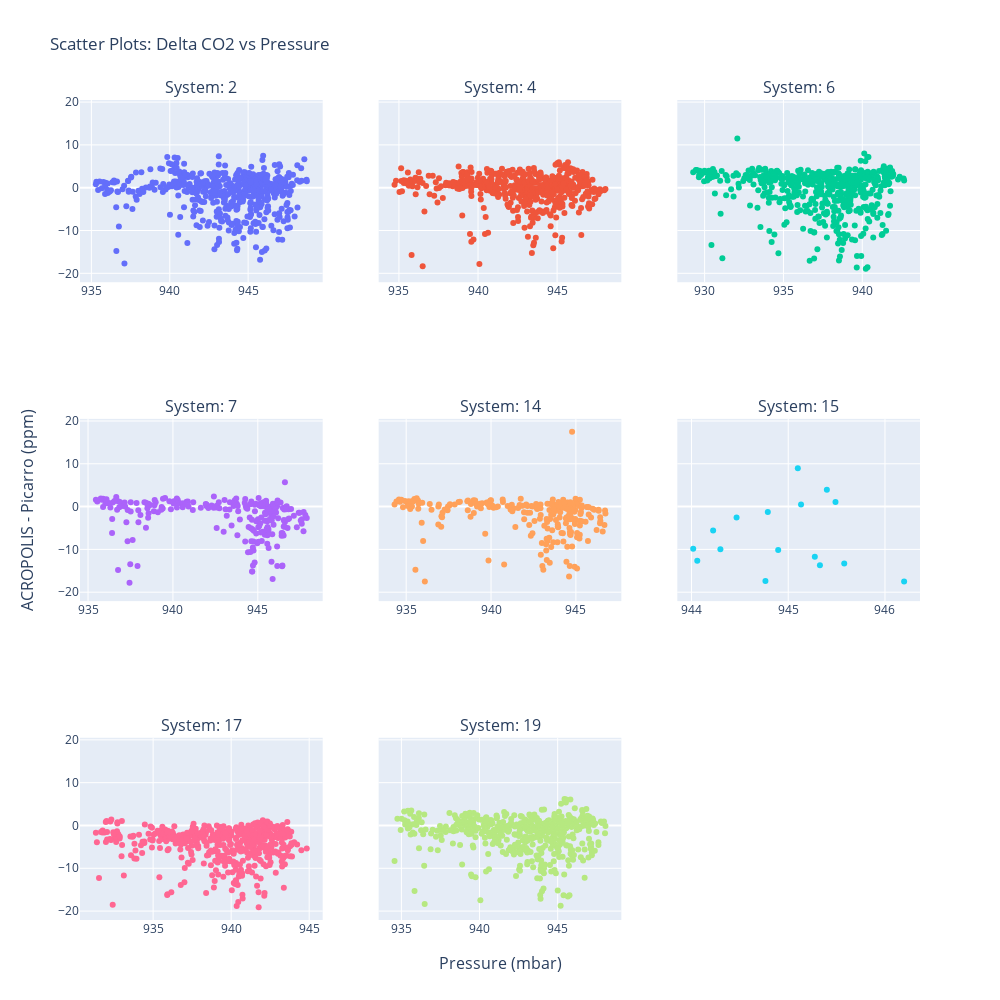

The notebook cell saved with this chart:
### Code cell
# parameters
x_col_name = "bme280_pressure"
max_col = 3
x_title = "Pressure (mbar)"
title_text = "Scatter Plots: Delta CO2 vs Pressure" 

plot_acropolis_scatter(x_col_name=x_col_name,max_col=max_col, x_title=x_title, title_text=title_text)

### Figure 1 — Plotly figure (JSON) as saved in the notebook; plotly's stock layout.template omitted (floating-point values rounded to 4 significant figures; data arrays with more than 128 entries replaced by an {"elided": "..."} marker saying what was removed)
{"data": [{"mode": "markers", "name": "MC-2", "type": "scatter", "x": {"elided": "569 float values"}, "xaxis": "x", "y": {"elided": "569 float values"}, "yaxis": "y"}, {"mode": "markers", "name": "MC-4", "type": "scatter", "x": {"elided": "570 float values"}, "xaxis": "x2", "y": {"elided": "570 float values"}, "yaxis": "y2"}, {"mode": "markers", "name": "MC-6", "type": "scatter", "x": {"elided": "570 float values"}, "xaxis": "x3", "y": {"elided": "570 float values"}, "yaxis": "y3"}, {"mode": "markers", "name": "MC-7", "type": "scatter", "x": {"elided": "242 float values"}, "xaxis": "x4", "y": {"elided": "242 float values"}, "yaxis": "y4"}, {"mode": "markers", "name": "MC-14", "type": "scatter", "x": {"elided": "242 float values"}, "xaxis": "x5", "y": {"elided": "242 float values"}, "yaxis": "y5"}, {"mode": "markers", "name": "MC-15", "type": "scatter", "x": [944.8, 946.2, 945.6, 945.3, 945.3, 944.9, 944.3, 944.1, 944.0, 944.2, 944.5, 944.8, 945.1, 945.5, 945.4, 945.1], "xaxis": "x6", "y": [-17.37, -17.5, -13.3, -13.69, -11.72, -10.13, -9.976, -12.63, -9.827, -5.579, -2.542, -1.28, 0.5158, 1.06, 3.953, 8.962], "yaxis": "y6"}, {"mode": "markers", "name": "MC-17", "type": "scatter", "x": {"elided": "545 float values"}, "xaxis": "x7", "y": {"elided": "545 float values"}, "yaxis": "y7"}, {"mode": "markers", "name": "MC-19", "type": "scatter", "x": {"elided": "570 float values"}, "xaxis": "x8", "y": {"elided": "570 float values"}, "yaxis": "y8"}], "layout": {"annotations": [{"font": {"size": 16}, "showarrow": false, "text": "System: 2", "x": 0.1444, "xanchor": "center", "xref": "paper", "y": 1, "yanchor": "bottom", "yref": "paper"}, {"font": {"size": 16}, "showarrow": false, "text": "System: 4", "x": 0.5, "xanchor": "center", "xref": "paper", "y": 1, "yanchor": "bottom", "yref": "paper"}, {"font": {"size": 16}, "showarrow": false, "text": "System: 6", "x": 0.8556, "xanchor": "center", "xref": "paper", "y": 1, "yanchor": "bottom", "yref": "paper"}, {"font": {"size": 16}, "showarrow": false, "text": "System: 7", "x": 0.1444, "xanchor": "center", "xref": "paper", "y": 0.6111, "yanchor": "bottom", "yref": "paper"}, {"font": {"size": 16}, "showarrow": false, "text": "System: 14", "x": 0.5, "xanchor": "center", "xref": "paper", "y": 0.6111, "yanchor": "bottom", "yref": "paper"}, {"font": {"size": 16}, "showarrow": false, "text": "System: 15", "x": 0.8556, "xanchor": "center", "xref": "paper", "y": 0.6111, "yanchor": "bottom", "yref": "paper"}, {"font": {"size": 16}, "showarrow": false, "text": "System: 17", "x": 0.1444, "xanchor": "center", "xref": "paper", "y": 0.2222, "yanchor": "bottom", "yref": "paper"}, {"font": {"size": 16}, "showarrow": false, "text": "System: 19", "x": 0.5, "xanchor": "center", "xref": "paper", "y": 0.2222, "yanchor": "bottom", "yref": "paper"}, {"font": {"size": 16}, "showarrow": false, "text": "Pressure (mbar)", "x": 0.5, "xanchor": "center", "xref": "paper", "y": 0, "yanchor": "top", "yref": "paper", "yshift": -30}, {"font": {"size": 16}, "showarrow": false, "text": "ACROPOLIS - Picarro (ppm)", "textangle": -90, "x": 0, "xanchor": "right", "xref": "paper", "xshift": -40, "y": 0.5, "yanchor": "middle", "yref": "paper"}], "height": 1000, "showlegend": false, "title": {"text": "Scatter Plots: Delta CO2 vs Pressure"}, "width": 1000, "xaxis": {"anchor": "y", "domain": [0, 0.2889]}, "xaxis2": {"anchor": "y2", "domain": [0.3556, 0.6444]}, "xaxis3": {"anchor": "y3", "domain": [0.7111, 1]}, "xaxis4": {"anchor": "y4", "domain": [0, 0.2889]}, "xaxis5": {"anchor": "y5", "domain": [0.3556, 0.6444]}, "xaxis6": {"anchor": "y6", "domain": [0.7111, 1]}, "xaxis7": {"anchor": "y7", "domain": [0, 0.2889]}, "xaxis8": {"anchor": "y8", "domain": [0.3556, 0.6444]}, "xaxis9": {"anchor": "y9", "domain": [0.7111, 1]}, "yaxis": {"anchor": "x", "domain": [0.7778, 1], "matches": "y7"}, "yaxis2": {"anchor": "x2", "domain": [0.7778, 1], "matches": "y7", "showticklabels": false}, "yaxis3": {"anchor": "x3", "domain": [0.7778, 1], "matches": "y7", "showticklabels": false}, "yaxis4": {"anchor": "x4", "domain": [0.3889, 0.6111], "matches": "y7"}, "yaxis5": {"anchor": "x5", "domain": [0.3889, 0.6111], "matches": "y7", "showticklabels": false}, "yaxis6": {"anchor": "x6", "domain": [0.3889, 0.6111], "matches": "y7", "showticklabels": false}, "yaxis7": {"anchor": "x7", "domain": [0, 0.2222]}, "yaxis8": {"anchor": "x8", "domain": [0, 0.2222], "matches": "y7", "showticklabels": false}, "yaxis9": {"anchor": "x9", "domain": [0, 0.2222], "matches": "y7", "showticklabels": false}}}
